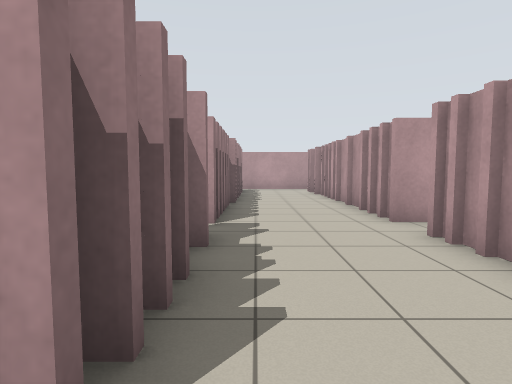
view 1 (above)

24 first-person views from a walk through a world built for the Player/Stage simulator. The camera is 1 m above the floor, tilts 4° down and sees 80° across. Floor lines are 1 m apart. The floor is counted in squares, 1 m on a side. Each view is taken from the middle of a square. On the plan, view 1 faces up. The plan holds only what a view shows up to about 12 squares ahead; the rest is blank. The place goes on beyond the plan. The robots in the file are not drawn.

view 2
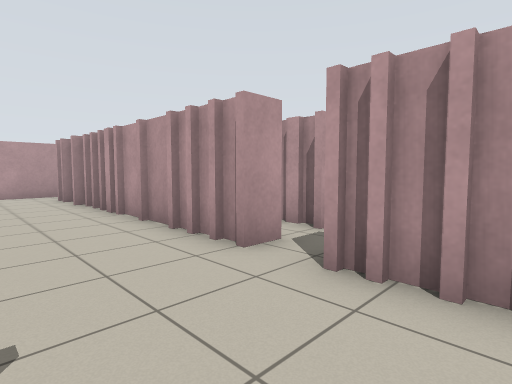

view 3
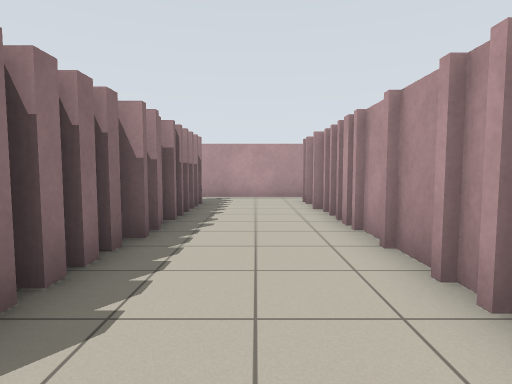

view 4
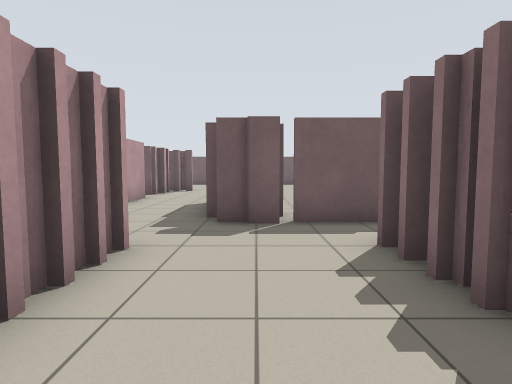

view 5
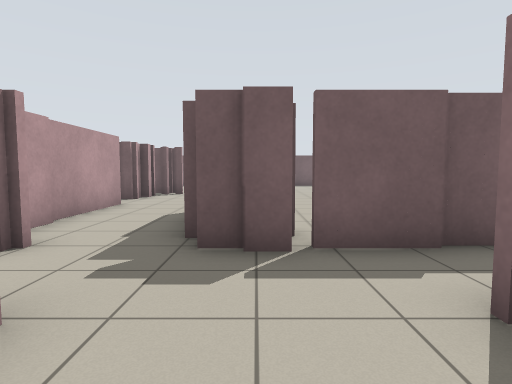

view 6
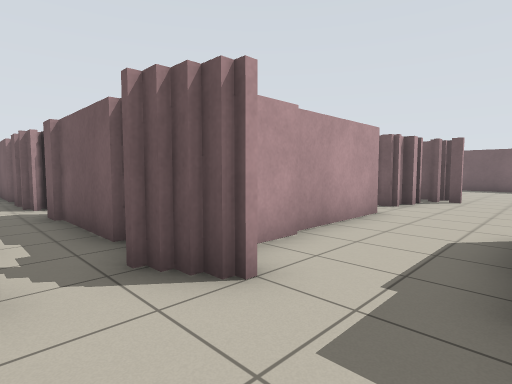

view 7
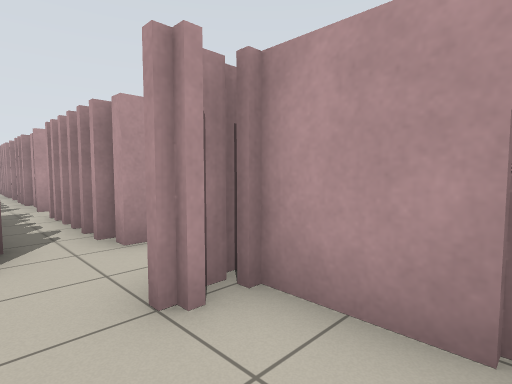

view 8
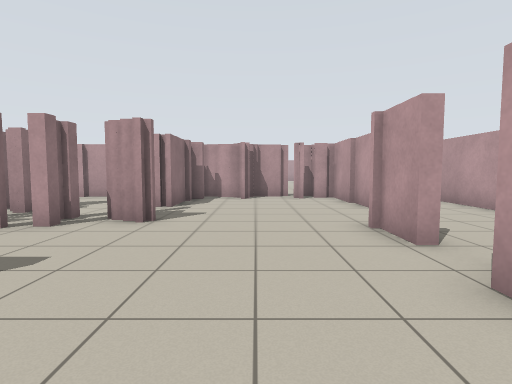

view 9
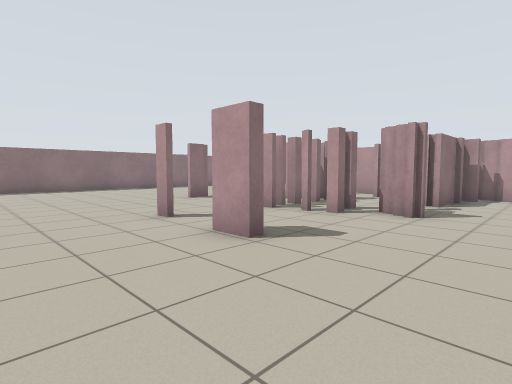

view 10
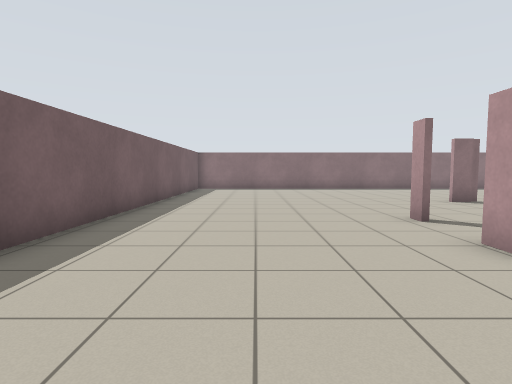

view 11
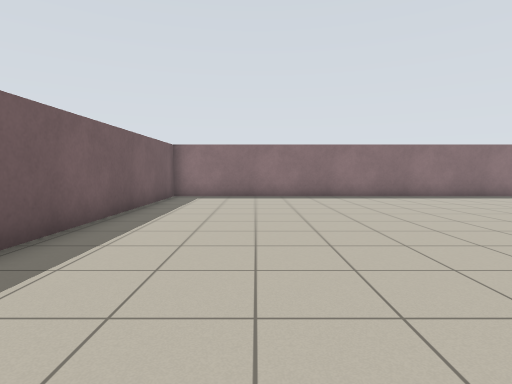

view 12
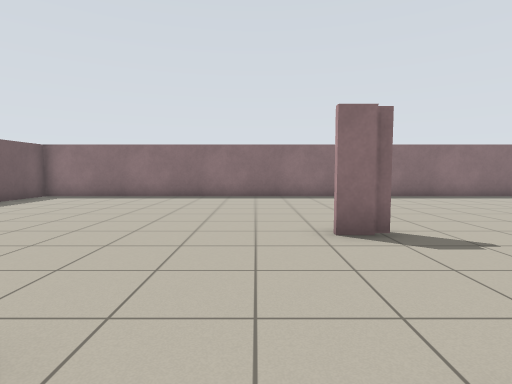

view 13
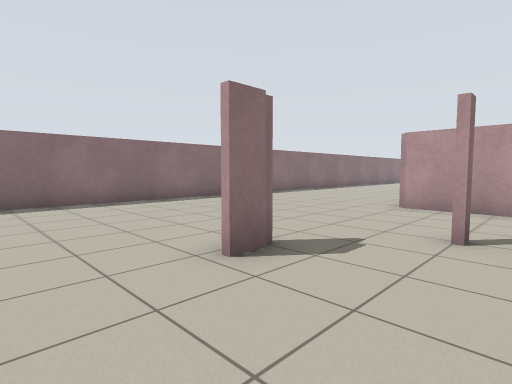

view 14
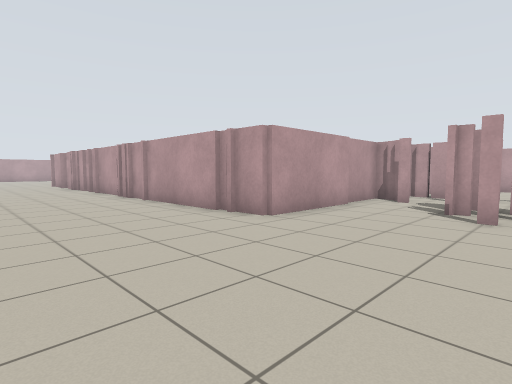

view 15
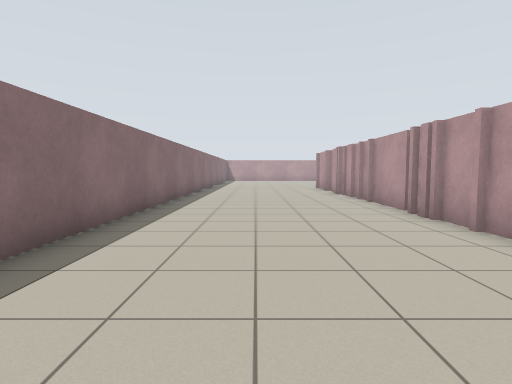

view 16
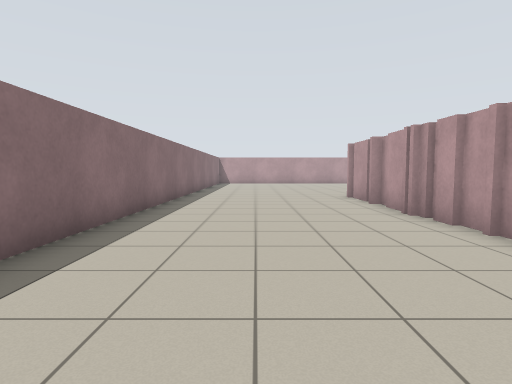

view 17
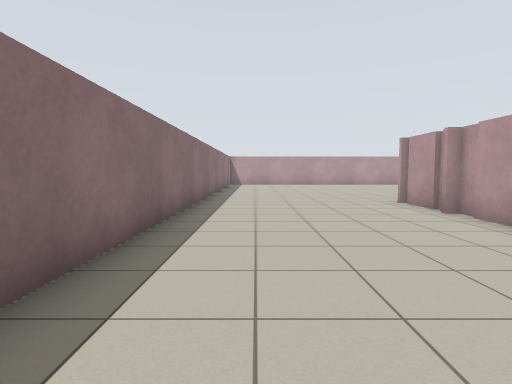

view 18
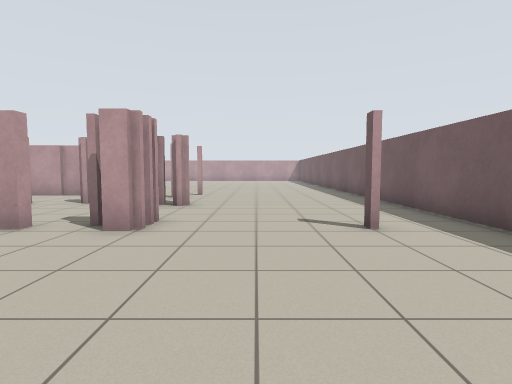

view 19
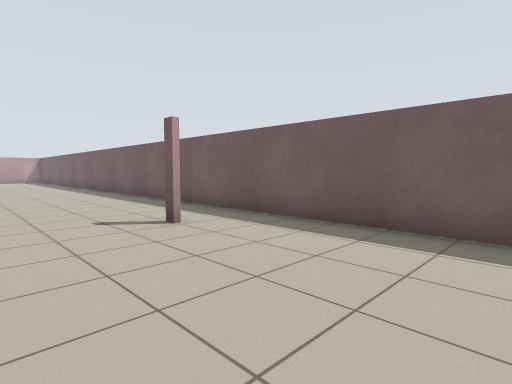

view 20
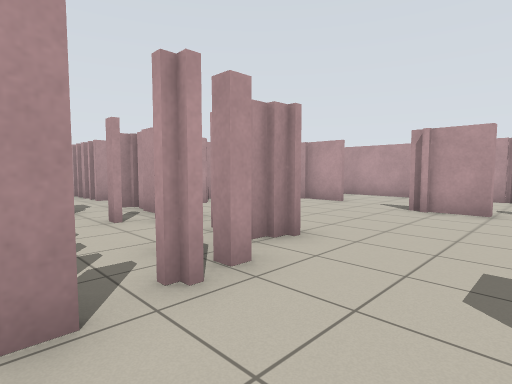

view 21
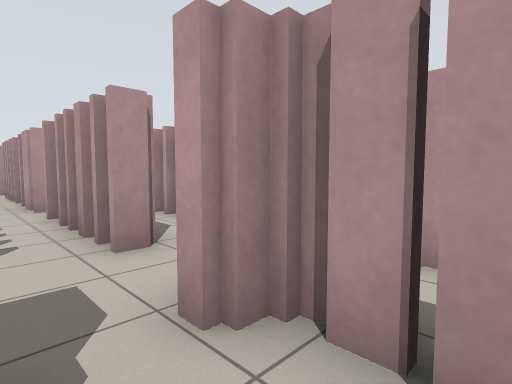

view 22
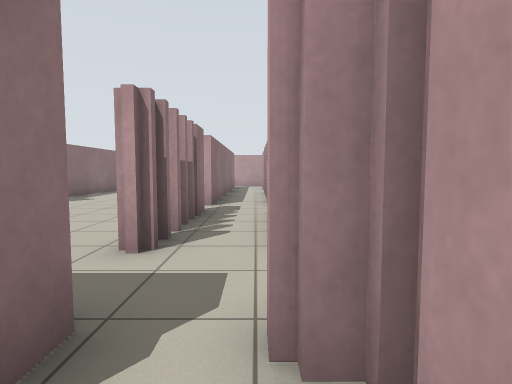

view 23
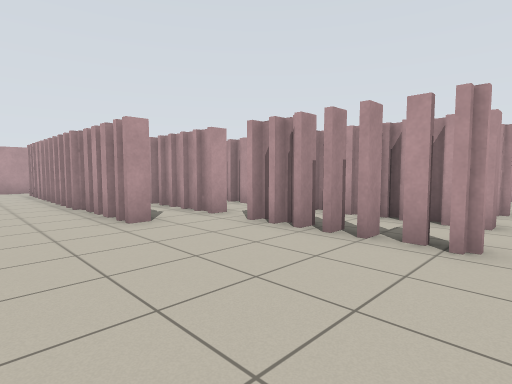

view 24
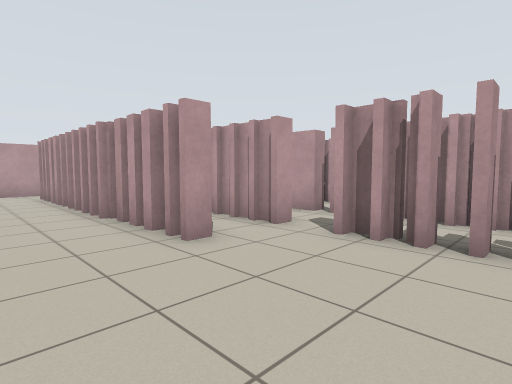

### Floor plan
Key: @ floor where view 1 was taken; # wall or solid block; x gap in a wall; . floor.
Columns run from 18 left of view 1 to 7 right of it. Each row starts with its distance up from view 1.
 17 #......####      #####
 16 #......# ..      .....
 15 #......# ..#      ...#
 14 #......# ..#     #...#
 13 #......# .##     #...#
 12 #......# .##     #...# #
 11 #......# ..#   # #...#.#
 10 #......# .##  .# #...#.#
  9 #......#..## #.# #...#.#
  8 #......#...#.#.# #...#.#
  7 #......#...#.#.#.#...#.#
  6 #......#...#.#.# #...#.#
  5 #......#.......  ......
  4 #......#.....#.#.#...#.#
  3 #......#.....#.#.#...#.#
  2 #......#.....#.#.#...#.#
  1 #......#.....#.#.#.......
  0 #......#..........@.......
 -1 #......#######x######.####
 -2 #...........##.#.#.##..#
 -3 #..............#....#..#
 -4 #.........##..##....#..#
 -5 #........###...........#
 -6 #..........x..#........#..
 -7 #......#...x.##...........
 -8 #..................#...##
 -9 #......................#
-10 #......................#..
-11 #..........#.#......#..#..
-12 #.........................
-13 #.........................
-14 #.........................
-15 #..................#......
-16 #.........................
-17 ##########################

Where each view was taken, in squares from view 1:
view 1: 0 up, 0 right, facing up
view 2: 3 up, 0 right, facing up-right
view 3: 5 up, 1 right, facing up
view 4: 5 up, 1 right, facing down
view 5: 3 up, 1 right, facing down
view 6: 1 up, 2 right, facing down-right
view 7: 3 down, 3 right, facing up-right
view 8: 13 down, 1 left, facing up
view 9: 14 down, 1 left, facing up-left
view 10: 14 down, 1 left, facing left
view 11: 14 down, 6 left, facing left
view 12: 9 down, 6 left, facing left
view 13: 10 down, 8 left, facing up-left
view 14: 6 down, 16 left, facing up-right
view 15: 1 down, 15 left, facing up
view 16: 5 up, 15 left, facing up
view 17: 7 up, 16 left, facing up
view 18: 13 down, 4 left, facing right
view 19: 12 down, 4 left, facing down-right
view 20: 10 down, 7 left, facing up-right
view 21: 3 down, 5 left, facing up-right
view 22: 3 down, 4 left, facing up
view 23: 0 up, 10 left, facing up-right
view 24: 2 up, 10 left, facing up-right
